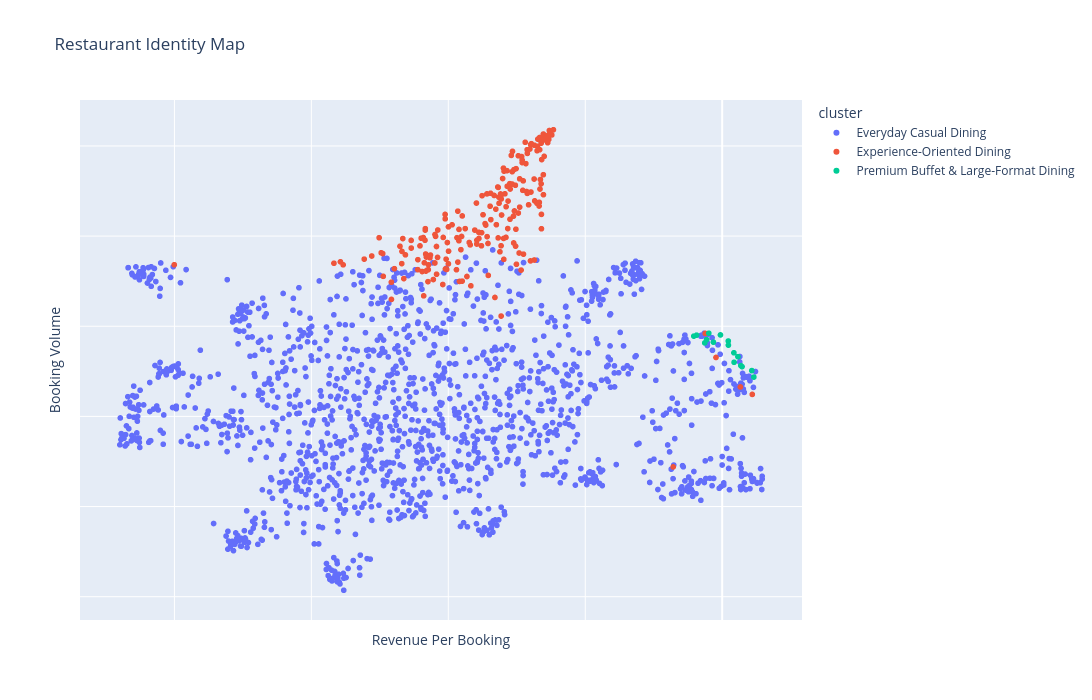

The notebook cell this image was saved under:
### Markdown cell above
**GRAPHS**

### Code cell
from umap import UMAP
import plotly.express as px
import pandas as pd

# Reduce hybrid space to 2D
reducer = UMAP(
    n_components=2,
    n_neighbors=30,
    min_dist=0.3,
    metric='euclidean',
    random_state=42
)

embedding_2d = reducer.fit_transform(hybrid_matrix_weighted)

# Create visualization dataframe
viz_df = pd.DataFrame({
    "name": desc_df_filtered["name"],
    "cluster": desc_df_filtered["cluster_label"],
    "UMAP_1": embedding_2d[:, 0],
    "UMAP_2": embedding_2d[:, 1]
})

# Add structural context
viz_df = viz_df.merge(
    restaurants_latest[["name", "avg_revenue_per_booking", "log_bookings"]],
    on="name",
    how="left"
)

# Plot
fig = px.scatter(
    viz_df,
    x="UMAP_1",
    y="UMAP_2",
    color="cluster", #size="log_booking"
    hover_data=["name", "avg_revenue_per_booking"],
    title="Restaurant Identity Map"
)

fig.update_layout(
    width=1100,
    height=700,
    xaxis_title="Revenue Per Booking",
    yaxis_title="Booking Volume",
)

fig.update_yaxes(autorange="reversed")
fig.update_xaxes(showticklabels=False)
fig.update_yaxes(showticklabels=False)
fig.show()

### Figure 1 — Plotly figure (JSON) as saved in the notebook; plotly's stock layout.template omitted (floating-point values rounded to 4 significant figures; data arrays with more than 128 entries replaced by an {"elided": "..."} marker saying what was removed)
{"data": [{"customdata": {"elided": "1471x2 mixed values"}, "hovertemplate": "cluster=Everyday Casual Dining<br>UMAP_1=%{x}<br>UMAP_2=%{y}<br>name=%{customdata[0]}<br>avg_revenue_per_booking=%{customdata[1]}<extra></extra>", "legendgroup": "Everyday Casual Dining", "marker": {"color": "#636efa", "symbol": "circle"}, "mode": "markers", "name": "Everyday Casual Dining", "showlegend": true, "type": "scattergl", "x": {"elided": "1471 float values"}, "xaxis": "x", "y": {"elided": "1471 float values"}, "yaxis": "y"}, {"customdata": {"elided": "206x2 mixed values"}, "hovertemplate": "cluster=Experience-Oriented Dining<br>UMAP_1=%{x}<br>UMAP_2=%{y}<br>name=%{customdata[0]}<br>avg_revenue_per_booking=%{customdata[1]}<extra></extra>", "legendgroup": "Experience-Oriented Dining", "marker": {"color": "#EF553B", "symbol": "circle"}, "mode": "markers", "name": "Experience-Oriented Dining", "showlegend": true, "type": "scattergl", "x": {"elided": "206 float values"}, "xaxis": "x", "y": {"elided": "206 float values"}, "yaxis": "y"}, {"customdata": [["Astro Ekkamai", 1354.0], ["Charcoal Tandoor Grill & Mixology", 1652.0], ["Chim By Siam Wisdom ", 4476.0], ["CiTi BiSTRo Pathumwan Princess Hotel", 3876], ["Gyu-Ya Yakiniku True Digital Park (West Side)", 1140.0], ["HUA SENG HONG Central Plaza Chaengwattana", 603], ["Mono Sei Omakase ", 3390.0], ["NEXT2 Cafe at Shangri-La Hotel Bangkok", 1678], ["Sakuldee Thai Cuisine", 645.6], ["Sala Lakorn at Anantara Riverside", 1450], ["Shakariki432 Riabduan Ekkamai-Ramintra ", 2369.0], ["Skyline at Avani+ Riverside Bangkok Hotel", 2185], ["Up & Above Restaurant and Bar (Rooftop) at The Okura Prestige Bangkok", 840], ["Yume and Mellow Izakaya", 1430.0], ["sala bang pa-in Staycation (Ayutthaya)", 2496], ["อร่อย Together", 810]], "hovertemplate": "cluster=Premium Buffet & Large-Format Dining<br>UMAP_1=%{x}<br>UMAP_2=%{y}<br>name=%{customdata[0]}<br>avg_revenue_per_booking=%{customdata[1]}<extra></extra>", "legendgroup": "Premium Buffet & Large-Format Dining", "marker": {"color": "#00cc96", "symbol": "circle"}, "mode": "markers", "name": "Premium Buffet & Large-Format Dining", "showlegend": true, "type": "scattergl", "x": [-0.1277, 0.1713, 0.2897, 0.09054, -0.2276, -0.4146, 0.4626, 0.1738, -0.3738, 0.2727, 0.08871, 0.4325, -0.2545, -0.1955, 0.2306, -0.02529], "xaxis": "x", "y": [-21.65, -21.41, -21.1, -21.58, -21.7, -21.78, -20.87, -21.2, -21.8, -21.13, -21.67, -21.02, -21.63, -21.84, -21.32, -21.81], "yaxis": "y"}], "layout": {"height": 700, "legend": {"title": {"text": "cluster"}, "tracegroupgap": 0}, "title": {"text": "Restaurant Identity Map"}, "width": 1100, "xaxis": {"anchor": "y", "domain": [0, 1], "showticklabels": false, "title": {"text": "Revenue Per Booking"}}, "yaxis": {"anchor": "x", "autorange": "reversed", "domain": [0, 1], "showticklabels": false, "title": {"text": "Booking Volume"}}}}
